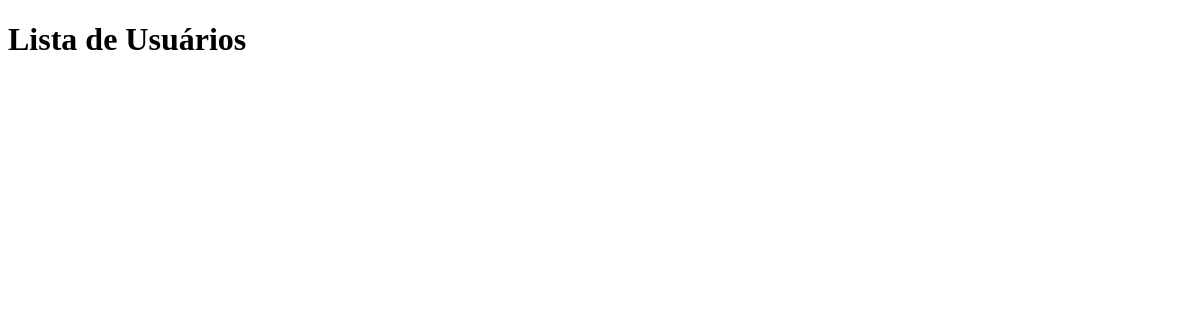
Before: / with the older database file.
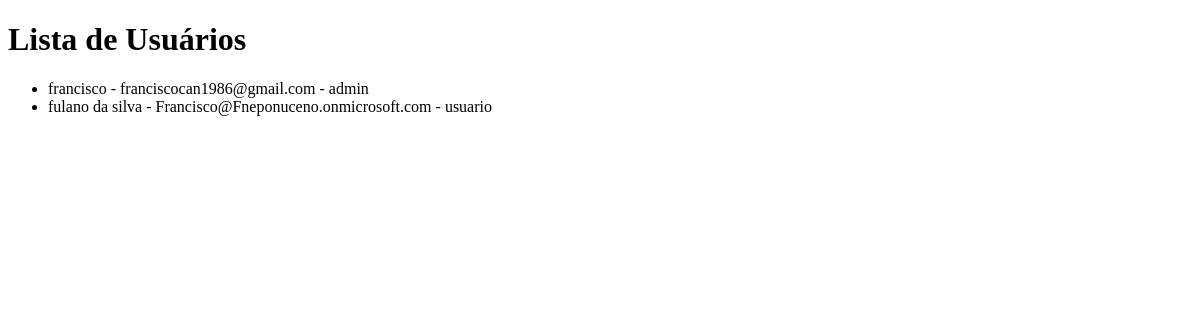
After: the same page with the newer database file.
### models/user.py (models this page shows)
class User(db.Model):
    id = db.Column(db.Integer, primary_key=True)
    nome = db.Column(db.String(100), nullable=False)
    email = db.Column(db.String(100), nullable=False, unique=True)
    senha = db.Column(db.String(100), nullable=False, unique=True)
    tipo = db.Column(db.String(20), nullable=False)

### controllers/user_controllers.py (the view)
    @staticmethod
    def index():
        users = User.query.all()
        return render_template('index.html', users=users)

### views/templates/index.html (shortened to what this page needs)
<!DOCTYPE html>
<html lang="en">
<head>
</head>
<body>
    <h1>Lista de Usuários</h1>
    <ul>
        {% for user in users %}
        <li>{{ user.nome }} - {{ user.email }} - {{ user.tipo }}</li>
        {% endfor %}
    </ul>
</body>
</html>

Changed rows visible on the page:
added User: nome "francisco", email "franciscocan1986@gmail.com", tipo "admin"
added User: nome "fulano da silva", email "Francisco@Fneponuceno.onmicrosoft.com", tipo "usuario"
